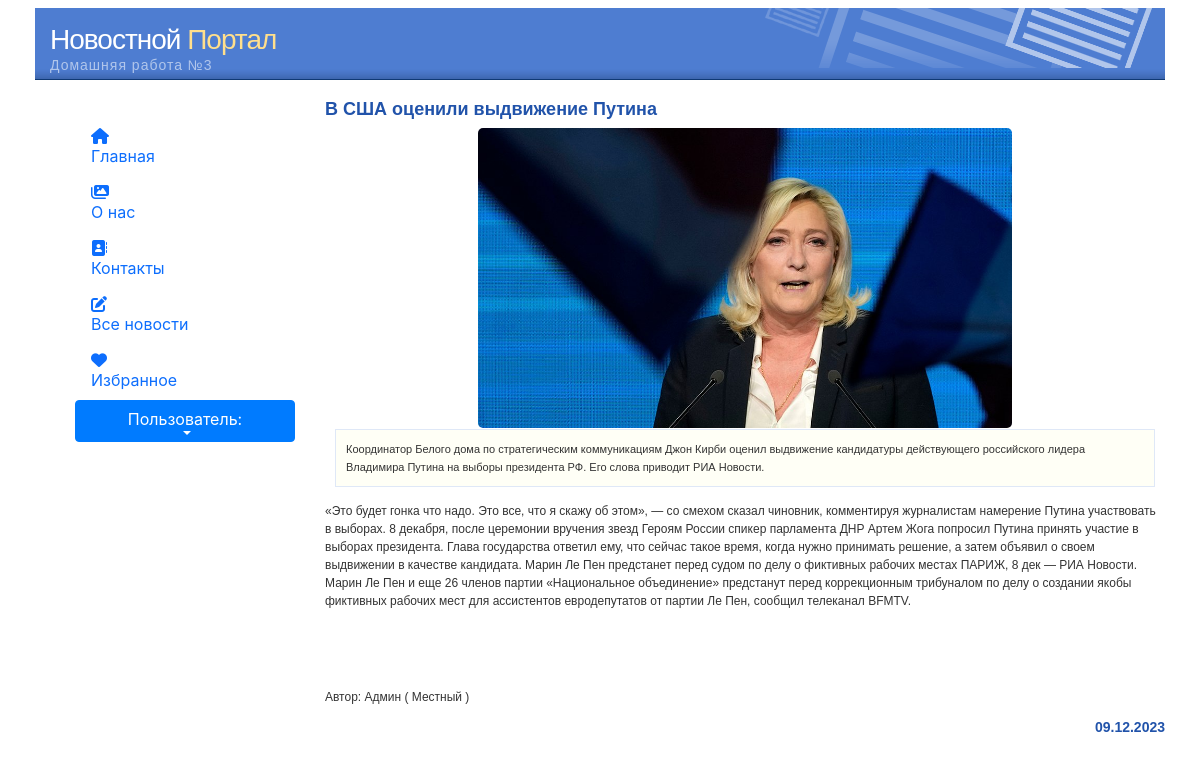
Page /news/show/ on the earlier database version.
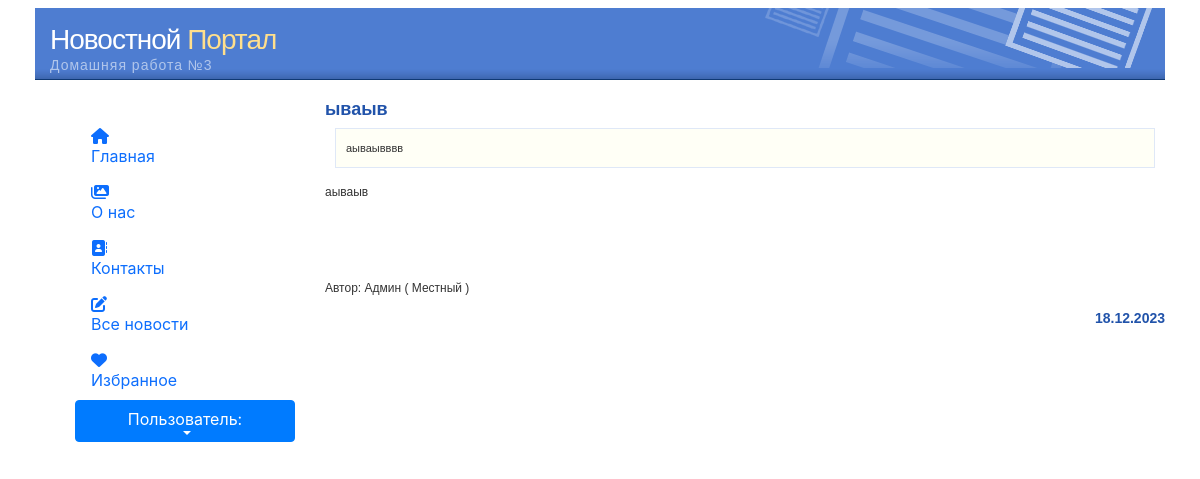
Same page on the later database version.
### news/models.py (models this page shows, shortened)
class Article(models.Model):
    categories = (('E','Economics'),
                  ('S','Science'),
                  ('IT','IT'))
    author = models.ForeignKey(User, on_delete=models.SET_NULL, null=True, verbose_name='Автор')
    title = models.CharField('Заголовок', max_length=50, default='')
    anouncement = models.TextField('Аннотация', max_length=250)
    text = models.TextField('Текст новости')
    date = models.DateTimeField('Дата создания', auto_now=True)
    category = models.CharField(choices=categories, max_length=50, default='', verbose_name='Категория')
    tags = models.ManyToManyField(to=Tag, blank=True, verbose_name='Тэги')
    slug = models.SlugField()
    class Meta:
        ordering = ['title', 'date']
        verbose_name = 'Новость'
        verbose_name_plural = 'Новости'

class Image(models.Model):
    article = models.ForeignKey(Article, on_delete=models.CASCADE)
    name = models.CharField(max_length=50, blank=True)
    image = models.ImageField(upload_to='article_images/')

### news/views.py (the view)
# urls.py: path('', views.index, name='home'),
def index(request):
    article = Article.objects.latest("id")
    context = {'article':article}
    return render(request,'news/index.html',context)

### users/templatetags/users_extras.py (called while the page is built)
@register.filter(name="has_group")
def has_group(user,group_name):
    return user.groups.filter(name=group_name).exists()

### news/templates/news/index.html (shortened to what this page needs)
{% extends 'home01/index.html' %}
{% load static %}
{% load bootstrap5 %}
{% load users_extras %}
{% block content %}
<link rel="stylesheet" href="https://maxcdn.bootstrapcdn.com/bootstrap/4.0.0/css/bootstrap.min.css"
>
             <div id="content">
                    <h3>{{ article.title }}</h3>
             {% if article.image_set.all %}
              <div class="row">
                <div id="carouselControls" class="carousel slide" data-ride="carousel" style="display: inline-block;">
                    <div class="carousel-inner" role="listbox" style=" width:auto; height: 300px; !important;">
                        {% for image in article.image_set.all %}
                        <div class="carousel-item {% if forloop.counter == 1 %} active {% endif %}">
                            <img class="d-block" src="{{ image.image.url }}"
                                 style="margin:auto; height:300px; width:auto; border-radius:5px;">
                        </div>
                        {% endfor %}
                    </div>
                    <a class="carousel-control-prev" href="#carouselControls" role="button" data-slide="prev">
                    </a>
                    <a class="carousel-control-next" href="#carouselControls" role="button" data-slide="next">
                    </a>
                </div>
              </div>
                {% endif%}
                    <div class='featurebox_side'>{{ article.anouncement }}</div>
                    <p>{{ article.text }}</p>
                    <br><br>
                    <p>Автор: {{ article.author.first_name }} ( {{ article.author.last_name }} )</p>
                    <h4 align="right">{{ article.date|date:"d.m.Y" }}</h4>
            </div>
{% endblock %}

Differences in the rows shown:
no longer on this page (row unchanged): Article: title "В США оценили выдвижение Путина", anouncement "Координатор Белого дома по стратегическим коммуникациям Джон Кирби оценил выдвижение кандидатуры действующего российского лидера Владимира Путина на выборы президента РФ. Его слова приводит РИА Новости.", text "«Это будет гонка что надо. Это все, что я скажу об этом», — со смехом сказал чиновник, комментируя журналистам намерение Путина участвовать в выборах. 8 декабря, после церемонии вручения звезд Героям России спикер парламента ДНР Артем Жога попросил Путина принять участие в выборах президента. Глава государства ответил ему, что сейчас такое время, когда нужно принимать решение, а затем объявил о своем выдвижении в качестве кандидата. Марин Ле Пен предстанет перед судом по делу о фиктивных рабочих местах ПАРИЖ, 8 дек — РИА Новости. Марин Ле Пен и еще 26 членов партии «Национальное объединение» предстанут перед коррекционным трибуналом по делу о создании якобы фиктивных рабочих мест для…", author.first_name "Админ", author.last_name "Местный", date "09.12.2023"
no longer on this page (row unchanged): Image: image (picture)
added Article: title "ываыв", anouncement "аываывввв", text "аываыв", author.first_name "Админ", author.last_name "Местный", date "18.12.2023"
